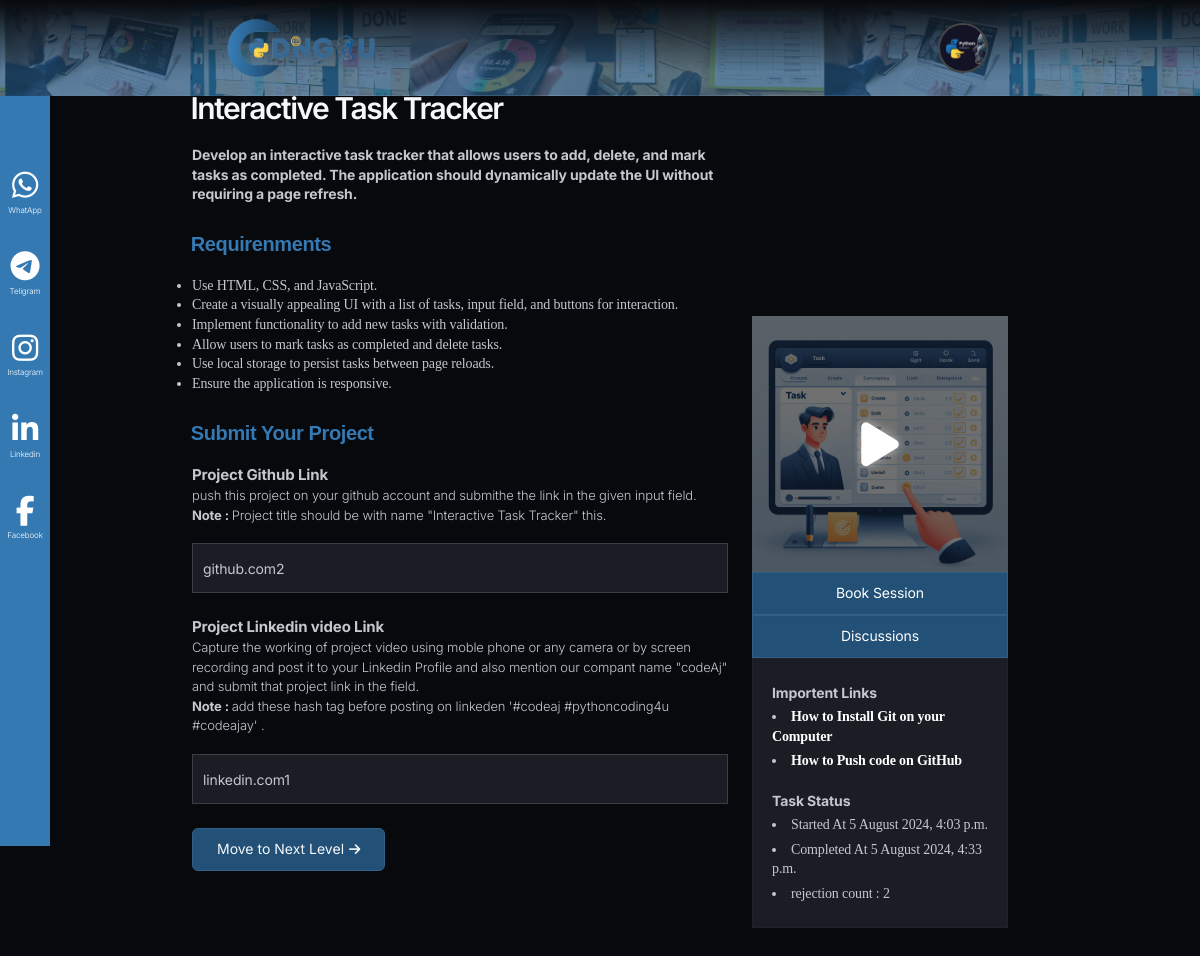
Page /level-two/ (signed in) on the committed database.
### accounts/models.py (models this page shows, shortened)
class Student(AbstractBaseUser, PermissionsMixin):
    STATUS_NOT_STARTED = 'not_started'
    STATUS_IN_PROGRESS = 'in_progress'
    STATUS_UNDER_REVIEW = 'under_review'
    STATUS_COMPLETED = 'completed'
    STATUS_REJECTED = 'rejected'
    STATUS_CHOICES = [
        (STATUS_NOT_STARTED, 'Not Started'),
        (STATUS_IN_PROGRESS, 'In Progress'),
        (STATUS_UNDER_REVIEW, 'Under Review'),
        (STATUS_COMPLETED, 'Completed'),
        (STATUS_REJECTED, 'Rejected'),
    ]
    email = models.EmailField(unique=True)
    name = models.CharField(max_length=255)
    profile_pic = models.ImageField(upload_to='profile_pics/', null=True, blank=True)
    phone_no = models.CharField(max_length=15, null=True, blank=True)
    whatsapp_no = models.CharField(max_length=15, null=True, blank=True)
    college = models.CharField(max_length=255, null=True, blank=True)
    domain = models.ForeignKey(Domain, on_delete=models.SET_NULL, null=True, blank=True)
    assignment1 = models.ForeignKey(Assignment, on_delete=models.SET_NULL, null=True, blank=True, related_name='assignment1')
    assignment1status = models.CharField(
        max_length=20,
        choices=STATUS_CHOICES,
        default=STATUS_NOT_STARTED,
    )
    assignment1starttime = models.DateTimeField(blank=True,null=True)
    assignment1endttime = models.DateTimeField(blank=True,null=True)
    assignment1rejectioncount = models.IntegerField(default=0)
    assignment2 = models.ForeignKey(Assignment, on_delete=models.SET_NULL, null=True, blank=True, related_name='assignment2')
    assignment2status = models.CharField(
        max_length=20,
        choices=STATUS_CHOICES,
        default=STATUS_NOT_STARTED,
    )
    assignment2starttime = models.DateTimeField(blank=True,null=True)
    assignment2endttime = models.DateTimeField(blank=True,null=True)
    assignment2rejectioncount = models.IntegerField(default=0)
    assignment3 = models.ForeignKey(Assignment, on_delete=models.SET_NULL, null=True, blank=True, related_name='assignment3')
    assignment3status = models.CharField(
        max_length=20,
        choices=STATUS_CHOICES,
        default=STATUS_NOT_STARTED,
    )
    assignment3starttime = models.DateTimeField(blank=True,null=True)
    assignment3endttime = models.DateTimeField(blank=True,null=True)
    assignment3rejectioncount = models.IntegerField(default=0)
    level_choices_student = [(0, 'Not Started'), (1, 'Level 1'), (2, 'Level 2'), (3, 'Level 3'), (4, 'pending'), (5, 'Certificate Level')]
    level_student = models.IntegerField(choices=level_choices_student, default=0)
    otp = models.IntegerField(null=True, blank=True)
    is_active = models.BooleanField(default=True)
    is_staff = models.BooleanField(default=False)
    date_joined = models.DateTimeField(default=timezone.now)
    objects = StudentManager()
    USERNAME_FIELD = 'email'
    REQUIRED_FIELDS = ['name']

class Assignment(models.Model):
    domain = models.ForeignKey(Domain, on_delete=models.SET_NULL, null=True, blank=True)
    assignment_question = models.CharField(max_length=255)
    assignment_description = models.TextField(null=True, blank=True)
    assignment_requirements = models.TextField(null=True, blank=True)
    assignment_banner = models.ImageField(upload_to='assignment_banners/', null=True, blank=True)
    assignment_banner1 = models.ImageField(upload_to='assignment_banners1/', null=True, blank=True)
    level_choices = [(1, 'Level 1'), (2, 'Level 2'), (3, 'Level 3')]
    level = models.IntegerField(choices=level_choices, default=0)
    links = models.ManyToManyField(RefralLink, null=True, blank=True)
    youtube_video_id = models.CharField(max_length=255,null=True, blank=True)
    slug = models.CharField(null=True, blank=True, max_length=100)

class AssignmentSubmit(models.Model):
    student = models.ForeignKey(Student, on_delete=models.SET_NULL, null=True, blank=True, unique=True)
    Assignment1_github_Link = models.TextField(null=True, blank=True)
    Assignment1_linkedin_link = models.TextField(null=True, blank=True)
    Assignment2_github_Link = models.TextField(null=True, blank=True)
    Assignment2_linkedin_link = models.TextField(null=True, blank=True)
    Assignment3_github_Link = models.TextField(null=True, blank=True)
    Assignment3_linkedin_link = models.TextField(null=True, blank=True)

class RefralLink(models.Model):
    title = models.CharField(max_length=255)
    url = models.URLField(max_length=255, null=True, blank=True)

### accounts/views.py (the view, shortened to what this page needs)
# urls.py: path('level-two/', views.level_two, name='level2'),
@login_required(login_url='/')
def level_two(request):
    student = request.user
    if student.assignment2status == 'not_started':
        student.assignment2status = 'in_progress'
        student.assignment2starttime = timezone.now()
        student.save()
    else:
        pass
    try:
        submitted_data = AssignmentSubmit.objects.get(student=student)
        return render(request, 'level2.html', {"sdata": submitted_data})
    except:
        return render(request, 'level2.html')

### accounts/models.py (called while the page is built)
    def __str__(self):
        return self.domain_name

### templates/level2.html (shortened to what this page needs)
{% load static %}
{% include 'header.html' %}
<section class="support">
    <div class="iconn">
        <div class="spaceicon"></div>
        <i class="fa-brands fa-whatsapp"></i>
        <p>WhatApp</p>
        <i class="fa-brands fa-telegram"></i>
        <p>Teligram</p>
        <i class="fa-brands fa-instagram"></i>
        <p>Instagram</p>
        <i class="fa-brands fa-linkedin-in"></i>
        <p>Linkedin</p>
        <i class="fa-brands fa-facebook-f"></i>
        <p>Facebook</p>
    </div>
</section>
<div class="stg-container">
    <section >
        <div class="stg-row mobtopp">
            <div class="stg-col-8 ">
                <div class="bringer-grid-1cols" data-stagger-appear="zoom-in" data-stagger-unload="zoom-out" data-threshold="0.5" data-stagger-delay="150">
                    <div >
                        <h3 class="wow animate__animated animate__fadeInTopRight">{{user.assignment2.assignment_question}}</h3>
                        <p class="pdec" ><b>
                            {{user.assignment2.assignment_description}}
                        </b></p>
                        <h5 class="req">Requirenments</h5>
                        <p>
                            {{user.assignment2.assignment_requirements | safe}}
                        </p>
                        <div class="form-submit mt-5">
                        <form method="post">
                            <h5 class="mb-3 req">Submit Your Project</h5>
                            <p style="font-weight: 300; font-size: 13px;" >
                              <b  style="font-size: 15px;"  class="mb-2">Project Github Link </b>
                           <br>
                                push this project on your github account and submithe the link in the given input field.<br>
                                <b>Note : </b> Project title should be with name "{{user.assignment2.assignment_question}}" this.
                            </p>
                            <input value="{{sdata.Assignment2_github_Link}}" type="text" name="git" class="mb-4" placeholder="Project Git Link" required>
                            <p style="font-weight: 300; font-size: 13px;">
                                <b style="font-size: 15px;" class="mb-2">Project Linkedin video Link </b>
                             <br>
                                  Capture the working of project video using moble phone or any camera or by screen recording and post it to your Linkedin Profile and also mention our compant name "codeAj" and submit that project link in the field.<br>
                                  <b>Note : </b> add these hash tag before posting on linkeden '#codeaj #pythoncoding4u #codeajay' .
                              </p>
                            <input value="{{sdata.Assignment2_linkedin_link}}" type="text" name="linkedin" class="mb-5"  placeholder="Project video Linkedin Link" required>
                            <div class="mt-3" style="height: 100px;">
                                <button type="submit" class="mb-3 submit-button " >
                                    Move to Next Level
                                    <i class="fa-solid fa-arrow-right"></i>
                                </button>
                            </div>
                        </form>
                    </div>
                    </div>
                </div>
            </div>
            <div class="stg-col-4 stg-tp-bottom-gap-l" data-unload="fade-left" style="position: relative; border-radius:0px;">
                <div class="bringer-sticky-block is-init sidesticky" style="transform: translateY(0px);  position: sticky; border-radius:0px;">
                    <div class="card1" id="level1" style="border-radius:0px;">
                        <div class="bac" style="border-radius:0px;"></div>
                        <img style="border-radius:0px;" src="{{user.assignment2.assignment_banner.url}}" data-src="{{user.assignment2.assignment_banner.url}}" alt="" class=" img-fluid">
                        <i id="playVideoBtnL2" class="fa-solid fa-play play wow animate__animated animate__backOutDown"></i>
                    </div>
                    <div style="text-align: center;">
                        <a href="{% url 'mentor' %}" class="buttonnn" style="width: 100%; border-radius:0px; color:white;">Book Session</a>
                    </div>
                    <div style="text-align: center;">
                        <a href="/discussions/{{user.assignment2.slug}}" class="buttonnn" style="width: 100%; border-radius:0px;color:white;">Discussions</a>
                    </div>
                    <div class="bringer-block" data-delay="0" data-unload="zoom-out" data-threshold="0.5" style="--mouse-x: 159px; --mouse-y: -71.96250915527344px; padding:5px 20px; border-radius :0px;">
                        <br>
                        <b>Importent Links</b>
                            {% for i in  user.assignment1.links.all %}
                            <li><a style="color:#ffffff;" href="{{i.url}}">{{i.title}}</a></li>
                            {% endfor %}
                            <br>
                            <b>Task Status</b>
                            <li>Started At {{ user.assignment1starttime|date:"j F Y, g:i a" }}</li>
                            <li>Completed At {{user.assignment1endttime|date:"j F Y, g:i a" }}</li>
                            <li>rejection count : {{user.assignment1rejectioncount}}</li>
                            <br>
                    </div>
                </div>
            </div>
        </div>
    </section>
</div>
{% include 'footer.html' %}

### templates/header.html (shortened to what this page needs)
{% load static %}
<!DOCTYPE html>
<html lang="en">
<head>
    <link rel="stylesheet" href="https://cdnjs.cloudflare.com/ajax/libs/font-awesome/6.6.0/css/all.min.css" />
    <link type="text/css" rel="stylesheet" href="{% static 'css/config.css' %}">
    <link type="text/css" rel="stylesheet" href="{% static 'css/libs.css' %}">
    <link type="text/css" rel="stylesheet" href="{% static 'css/style.css' %}">
    <link type="text/css" rel="stylesheet" href="{% static 'css/responsive.css' %}">
</head>
<body>
    <header id="bringer-header" class="is-frosted is-sticky" data-appear="fade-down" data-unload="fade-up">
        <div class="bringer-header-inner">
            <div class="bringer-header-lp">
                <a href="{% url 'main' %}" class="bringer-logo">
                    <img src="{% static 'logo.png' %}" alt="bringer." width="180" height="24">
                </a>
            </div>
            <div class="bringer-header-rp">
                <div class="mainlogo">
                    <div class="bbx">
                        {% if user.email %}
                            {% if user.profile_pic %}
                                <a href="{% url 'profile' %}">
                                    <img id="profileimg" class="profile-image" src="{{user.profile_pic.url}}"  >
                                </a>
                            {% else %}
                                <a href="{% url 'profile' %}">
                                    <img id="profileimg" class="profile-image" src="https://t4.ftcdn.net/jpg/01/07/43/45/360_F_107434511_iarF2z88c6Ds6AlgtwotHSAktWCdYOn7.jpg"  >
                            </a>
                            {% endif %}
                        {% endif %}
                    </div>
                </div>
            </div>
        </div>
    </header>

### static/css/libs.css (style rules this page uses)
:root { --swiper-theme-color:#007aff }
:root { --swiper-navigation-size:44px }

### static/css/stg.css (style rules this page uses)
.stg-container { margin: 0 auto; width: var(--stg-container-width); }
.stg-row { display: flex; flex-wrap: nowrap; justify-content: space-between; margin: 0 calc(-0.5 * var(--stg-gap)); position: relative; z-index: 3; width: calc(100% + var(--stg-gap)); }
.stg-row > div { margin: 0 calc(0.5 * var(--stg-gap)); width: 100%; display: flex; flex-direction: column; align-items: flex-start; }
[class*='stg-col-'] > div:not(.stg-row) { width: 100%; }
.stg-row > .stg-col-33, .stg-row > .stg-col-4 { width: calc(33.333% - var(--stg-gap)); }
.stg-row > .stg-col-66, .stg-row > .stg-col-8 { width: calc(66.666% - var(--stg-gap)); }

### templates/header.html (style rules this page uses)
h3 { font-size: 30px; }
h5 { font-size: 20px; }
img { object-fit: cover; }
li { font-family: "Platypi", serif; padding-top : 5px; }
a { text-decoration: none; }
.submit-button { border : none; border : 2px solid gray; padding-bottom: 5px; padding-left: 10px; padding-right: 10px; }
.submit-button i { font-size: 13px; margin-left: 1px; transition: ease-in-out; transition-duration: 0.3s; }
.mainlogo { display: flex; flex-wrap: wrap; justify-content: space-between; }
.mainlogo .profile-image { width : 50px; height : 50px; border-radius: 50%; border : 2px solid rgb(70, 70, 70); margin: 0px; }
a { color :rgb(0, 0, 0); font-weight : 700; text-decoration: none; }
body { background-position: center; background-repeat: no-repeat; background-size:cover; }
.card1 { overflow: hidden; border-radius: 10px; position: relative; }
.card1 img { scale: 1; transition: ease-in-out 0.4s; }
.bac { background-color: rgba(0, 0, 0, 0.559); position: absolute; width: 100%; height: 100%; z-index: 1; box-shadow: rgba(0, 0, 0, 0.56) 0px 22px 70px 4px; border-radius: 10px; text-shadow:rgba(0, 0, 0, 0.56) 0px 22px 70px 4px;; }
.play { margin: 0; position: absolute; top: 50%; left: 50%; transform: translate(-50%, -50%); font-size: 50px; color:white; z-index: 999; }
.fa-play { color: white; text-shadow: 0 0 10px rgba(255, 255, 255, 0.5); transition: text-shadow 0.3s; }
.fa-play { color: white; text-shadow: 0 0 10px rgba(255, 255, 255, 0.5); animation: shadow-pulse 2s infinite; }
@media only screen and (max-width: 1366px) { .bringer-header-inner { padding-left: 100px; padding-right: 100px; } }

### rows in the picture
Student: profile_pic (picture), assignment2.assignment_question "Interactive Task Tracker", assignment2.assignment_description "Develop an interactive task tracker that allows users to add, delete, and mark tasks as completed. The application should dynamically update the UI without requiring a page refresh.", assignment2.assignment_requirements "Use HTML, CSS, and JavaScript. Create a visually appealing UI with a list of tasks, input field, and buttons for interaction. Implement functionality to add new tasks with validation. Allow users to mark tasks as completed and delete tasks. Use local storage to persist tasks between page reloads. Ensure the application is responsive.", assignment2.assignment_banner (picture), assignment1starttime "5 August 2024, 4:03 p.m.", assignment1endttime "5 August 2024, 4:33 p.m.", assignment1rejectioncount "2"
AssignmentSubmit: git "github.com2", linkedin "linkedin.com1"
RefralLink: title "How to Install Git on your Computer"
RefralLink: title "How to Push code on GitHub"
